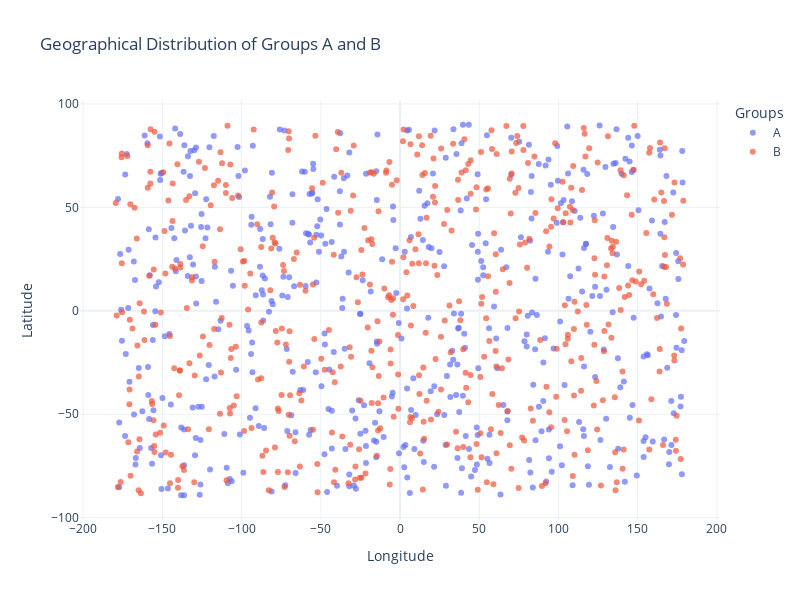

Notebook source saved alongside this figure:
### Code cell
#20. Plotting Geographical Distribution of Groups A and B  
import plotly.express as px
import pandas as pd

# Example data (replace with actual data)
# group_A = pd.DataFrame({'longitude': [...], 'latitude': [...]})
# group_B = pd.DataFrame({'longitude': [...], 'latitude': [...]})

# Ensuring safe assignment using .loc
# group_A.loc[:, 'Group'] = 'Group A'
# group_B.loc[:, 'Group'] = 'Group B'

# Combine the groups into a single DataFrame
# combined_data = pd.concat([group_A, group_B])

# Interactive plot with Plotly
fig = px.scatter(
    df, x='longitude', y='latitude', 
    color='group',
    title='Geographical Distribution of Groups A and B',
    labels={'longitude': 'Longitude', 'latitude': 'Latitude'},
    opacity=0.7  # Transparency for better visibility
)

# Layout adjustments
fig.update_layout(
    template='plotly_white',
    legend=dict(title='Groups'),
    height=600,
    width=800
)

fig.show()

### Figure 1 — Plotly figure (JSON) as saved in the notebook; plotly's stock layout.template omitted (floating-point values rounded to 4 significant figures; data arrays with more than 128 entries replaced by an {"elided": "..."} marker saying what was removed)
{"data": [{"hovertemplate": "group=A<br>Longitude=%{x}<br>Latitude=%{y}<extra></extra>", "legendgroup": "A", "marker": {"color": "#636efa", "opacity": 0.7, "symbol": "circle"}, "mode": "markers", "name": "A", "orientation": "v", "showlegend": true, "type": "scatter", "x": {"elided": "490 float values"}, "xaxis": "x", "y": {"elided": "490 float values"}, "yaxis": "y"}, {"hovertemplate": "group=B<br>Longitude=%{x}<br>Latitude=%{y}<extra></extra>", "legendgroup": "B", "marker": {"color": "#EF553B", "opacity": 0.7, "symbol": "circle"}, "mode": "markers", "name": "B", "orientation": "v", "showlegend": true, "type": "scatter", "x": {"elided": "510 float values"}, "xaxis": "x", "y": {"elided": "510 float values"}, "yaxis": "y"}], "layout": {"height": 600, "legend": {"title": {"text": "Groups"}, "tracegroupgap": 0}, "title": {"text": "Geographical Distribution of Groups A and B"}, "width": 800, "xaxis": {"anchor": "y", "domain": [0, 1], "title": {"text": "Longitude"}}, "yaxis": {"anchor": "x", "domain": [0, 1], "title": {"text": "Latitude"}}}}
